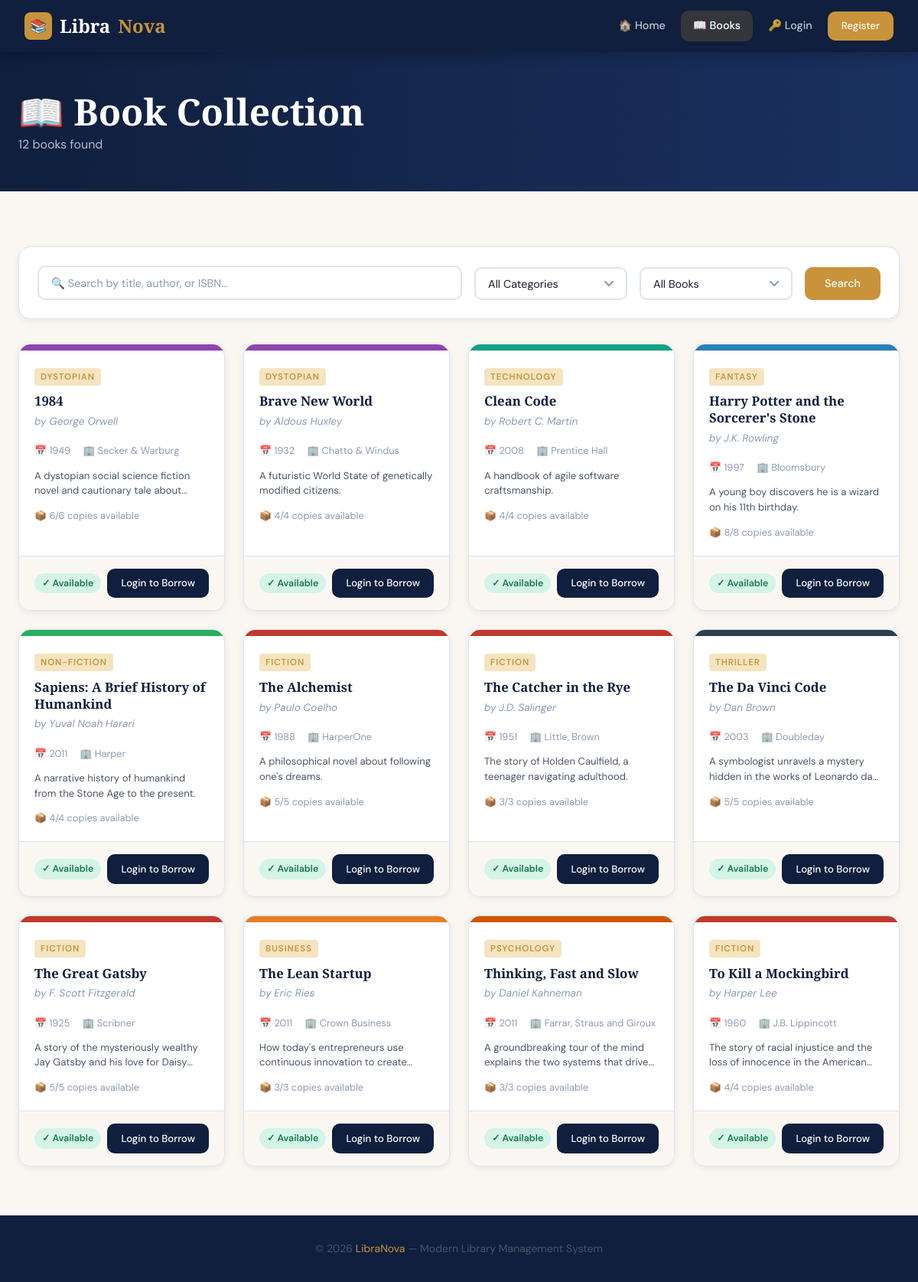
The page /books.php on the database its author committed.
### tables this page shows
CREATE TABLE IF NOT EXISTS books (
    id INT AUTO_INCREMENT PRIMARY KEY,
    title VARCHAR(255) NOT NULL,
    author VARCHAR(150) NOT NULL,
    category VARCHAR(100) NOT NULL,
    isbn VARCHAR(20) UNIQUE,
    publication_year YEAR,
    publisher VARCHAR(150),
    description TEXT,
    total_quantity INT NOT NULL DEFAULT 1,
    available_copies INT NOT NULL DEFAULT 1,
    cover_image VARCHAR(255) DEFAULT NULL,
    created_at TIMESTAMP DEFAULT CURRENT_TIMESTAMP,
    updated_at TIMESTAMP DEFAULT CURRENT_TIMESTAMP ON UPDATE CURRENT_TIMESTAMP
);

### includes/config.php (called while the page is built, shortened)
<?php
function isLoggedIn() {
    return isset($_SESSION['user_id']) && !empty($_SESSION['user_id']);
}
?>

### includes/books.php (called while the page is built, shortened)
<?php
require_once 'config.php';
function getBooks($search = '', $category = '', $availability = '') {
    $conn = getDBConnection();
    $sql = "SELECT * FROM books WHERE 1=1";
    $sql .= " ORDER BY title ASC";
    $stmt = $conn->prepare($sql);
    $stmt->execute();
    $result = $stmt->get_result();
    $books = $result->fetch_all(MYSQLI_ASSOC);
    return $books;
}
?>

### books.php (the view, shortened to what this page needs)
<?php
require_once 'includes/config.php';
require_once 'includes/books.php';
$search = sanitize($_GET['search'] ?? '');
$category = sanitize($_GET['category'] ?? '');
$availability = sanitize($_GET['availability'] ?? '');
$books = getBooks($search, $category, $availability);
$colorsMap = ['Fiction'=>'#c0392b','Dystopian'=>'#8e44ad','Fantasy'=>'#2980b9','Non-Fiction'=>'#27ae60','Business'=>'#e67e22','Technology'=>'#16a085','Psychology'=>'#d35400','Thriller'=>'#2c3e50'];
?>
<!DOCTYPE html>
<html lang="en">
<head>
<link rel="stylesheet" href="css/style.css">
</head>
<body>
<nav class="navbar">
  <a href="index.php" class="navbar-brand">
    <div class="logo-icon">📚</div>Libra<span>Nova</span>
  </a>
  <ul class="navbar-nav">
    <li><a href="index.php" class="nav-link">🏠 Home</a></li>
    <li><a href="books.php" class="nav-link active">📖 Books</a></li>
    <?php if (isLoggedIn()): ?>
      <li><a href="profile.php" class="nav-link">👤 My Profile</a></li>
      <?php if (isAdmin()): ?>
        <li><a href="admin/dashboard.php" class="nav-link">⚙️ Admin</a></li>
      <?php endif; ?>
      <li>
        <form method="POST" action="includes/auth.php" style="display:inline">
          <input type="hidden" name="action" value="logout">
          <button type="submit" class="btn btn-outline-primary btn-sm">Logout</button>
        </form>
      </li>
    <?php else: ?>
      <li><a href="login.php" class="nav-link">🔑 Login</a></li>
      <li><a href="register.php" class="btn btn-primary btn-sm">Register</a></li>
    <?php endif; ?>
  </ul>
</nav>
<div class="page-header">
  <div class="container">
    <h1>📖 Book Collection</h1>
    <p><?= count($books) ?> book<?= count($books) !== 1 ? 's' : '' ?> found<?= $search ? " for \"$search\"" : '' ?></p>
  </div>
</div>
<div class="main-content">
  <div class="container">
    <div class="search-section">
      <form id="search-form" method="GET" action="books.php">
        <div class="search-row">
          <div class="form-group" style="margin:0">
            <input type="text" id="search-input" name="search" class="form-control"
              placeholder="🔍 Search by title, author, or ISBN..."
              value="<?= htmlspecialchars($search) ?>">
          </div>
          <div class="form-group" style="margin:0">
            <select name="category" class="form-control auto-submit">
              <option value="">All Categories</option>
            </select>
          </div>
          <div class="form-group" style="margin:0">
            <select name="availability" class="form-control auto-submit">
              <option value="">All Books</option>
            </select>
          </div>
          <div>
            <button type="submit" class="btn btn-primary">Search</button>
          </div>
        </div>
      </form>
    </div>
    <?php if (empty($books)): ?>
    <div class="empty-state">
      <div class="empty-icon">📚</div>
      <h3>No books found</h3>
      <p>Try adjusting your search or filters.</p>
      <a href="books.php" class="btn btn-primary mt-2">Clear Filters</a>
    </div>
    <?php else: ?>
    <div class="book-grid">
      <?php foreach ($books as $book): ?>
      <?php $spineColor = $colorsMap[$book['category']] ?? 'var(--gold)'; ?>
      <div class="book-card">
        <div class="book-card-spine" style="background:<?= $spineColor ?>"></div>
        <div class="book-card-body">
          <span class="book-category"><?= htmlspecialchars($book['category']) ?></span>
          <div class="book-title"><?= htmlspecialchars($book['title']) ?></div>
          <div class="book-author">by <?= htmlspecialchars($book['author']) ?></div>
          <div style="display:flex;gap:1rem;margin-top:0.5rem">
            <?php if ($book['publication_year']): ?>
              <span class="book-year">📅 <?= $book['publication_year'] ?></span>
            <?php endif; ?>
            <?php if ($book['publisher']): ?>
              <span class="book-year">🏢 <?= htmlspecialchars($book['publisher']) ?></span>
            <?php endif; ?>
          </div>
          <?php if ($book['description']): ?>
          <p style="font-size:0.82rem;margin-top:0.75rem;line-height:1.5;display:-webkit-box;-webkit-line-clamp:2;-webkit-box-orient:vertical;overflow:hidden">
            <?= htmlspecialchars($book['description']) ?>
          </p>
          <?php endif; ?>
          <div style="margin-top:0.75rem;font-size:0.8rem;color:var(--text-light)">
            📦 <?= $book['available_copies'] ?>/<?= $book['total_quantity'] ?> copies available
          </div>
        </div>
        <div class="book-card-footer" style="display:flex;align-items:center;justify-content:space-between">
          <span class="availability-badge <?= $book['available_copies'] > 0 ? 'badge-available' : 'badge-unavailable' ?>">
            <?= $book['available_copies'] > 0 ? '✓ Available' : '✗ Unavailable' ?>
          </span>
          <?php if (!isLoggedIn()): ?>
            <a href="login.php" class="btn btn-navy btn-sm">Login to Borrow</a>
          <?php elseif (!isAdmin() && $book['available_copies'] > 0): ?>
            <button onclick="issueBook(<?= $book['id'] ?>, '<?= addslashes(htmlspecialchars($book['title'])) ?>')" class="btn btn-primary btn-sm">
              📤 Borrow
            </button>
          <?php elseif (!isAdmin() && $book['available_copies'] == 0): ?>
            <span style="font-size:0.8rem;color:var(--text-light)">Not available</span>
          <?php endif; ?>
        </div>
      </div>
      <?php endforeach; ?>
    </div>
    <?php endif; ?>
  </div>
</div>
<footer>
  <p>© <?= date('Y') ?> <span>LibraNova</span> — Modern Library Management System</p>
</footer>
</body>
</html>

### rows shown on the page
books: category "DYSTOPIAN", title "1984", author "George Orwell", publication_year "1949", publisher "Secker & Warburg", description "A dystopian social science fiction novel and cautionary tale…", available_copies "6", total_quantity "6", shows "✓ Available"
books: category "DYSTOPIAN", title "Brave New World", author "Aldous Huxley", publication_year "1932", publisher "Chatto & Windus", description "A futuristic World State of genetically modified citizens.", available_copies "4", total_quantity "4", shows "✓ Available"
books: category "TECHNOLOGY", title "Clean Code", author "Robert C. Martin", publication_year "2008", publisher "Prentice Hall", description "A handbook of agile software craftsmanship.", available_copies "4", total_quantity "4", shows "✓ Available"
books: category "FANTASY", title "Harry Potter and the Sorcerer's Stone", author "J.K. Rowling", publication_year "1997", publisher "Bloomsbury", description "A young boy discovers he is a wizard on his 11th birthday.", available_copies "8", total_quantity "8", shows "✓ Available"
books: category "NON-FICTION", title "Sapiens: A Brief History of Humankind", author "Yuval Noah Harari", publication_year "2011", publisher "Harper", description "A narrative history of humankind from the Stone Age to the present.", available_copies "4", total_quantity "4", shows "✓ Available"
books: category "FICTION", title "The Alchemist", author "Paulo Coelho", publication_year "1988", publisher "HarperOne", description "A philosophical novel about following one's dreams.", available_copies "5", total_quantity "5", shows "✓ Available"
books: category "FICTION", title "The Catcher in the Rye", author "J.D. Salinger", publication_year "1951", publisher "Little, Brown", description "The story of Holden Caulfield, a teenager navigating adulthood.", available_copies "3", total_quantity "3", shows "✓ Available"
books: category "THRILLER", title "The Da Vinci Code", author "Dan Brown", publication_year "2003", publisher "Doubleday", description "A symbologist unravels a mystery hidden in the works of Leonardo…", available_copies "5", total_quantity "5", shows "✓ Available"
books: category "FICTION", title "The Great Gatsby", author "F. Scott Fitzgerald", publication_year "1925", publisher "Scribner", description "A story of the mysteriously wealthy Jay Gatsby and his love for…", available_copies "5", total_quantity "5", shows "✓ Available"
books: category "BUSINESS", title "The Lean Startup", author "Eric Ries", publication_year "2011", publisher "Crown Business", description "How today's entrepreneurs use continuous innovation to…", available_copies "3", total_quantity "3", shows "✓ Available"
books: category "PSYCHOLOGY", title "Thinking, Fast and Slow", author "Daniel Kahneman", publication_year "2011", publisher "Farrar, Straus and Giroux", description "A groundbreaking tour of the mind explains the two systems that…", available_copies "3", total_quantity "3", shows "✓ Available"
books: category "FICTION", title "To Kill a Mockingbird", author "Harper Lee", publication_year "1960", publisher "J.B. Lippincott", description "The story of racial injustice and the loss of innocence in the…", available_copies "4", total_quantity "4", shows "✓ Available"

### other values the page prints
count($books) "12"
